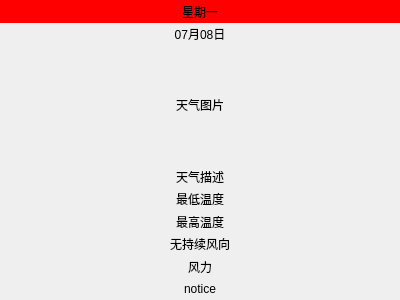
<?xml version="1.0" encoding="UTF-8"?>
<ui version="4.0">
 <class>WeathWin</class>
 <widget class="QWidget" name="WeathWin">
  <property name="geometry">
   <rect>
    <x>0</x>
    <y>0</y>
    <width>400</width>
    <height>300</height>
   </rect>
  </property>
  <property name="windowTitle">
   <string>Form</string>
  </property>
  <layout class="QGridLayout" name="gridLayout">
   <property name="leftMargin">
    <number>0</number>
   </property>
   <property name="topMargin">
    <number>0</number>
   </property>
   <property name="rightMargin">
    <number>0</number>
   </property>
   <property name="bottomMargin">
    <number>0</number>
   </property>
   <property name="spacing">
    <number>0</number>
   </property>
   <item row="0" column="0">
    <layout class="QVBoxLayout" name="verticalLayout">
     <property name="spacing">
      <number>0</number>
     </property>
     <item>
      <widget class="QLabel" name="weekLabel">
       <property name="styleSheet">
        <string notr="true">background-color: rgb(255, 0, 0);</string>
       </property>
       <property name="text">
        <string>星期一</string>
       </property>
       <property name="scaledContents">
        <bool>true</bool>
       </property>
       <property name="alignment">
        <set>Qt::AlignCenter</set>
       </property>
      </widget>
     </item>
     <item>
      <widget class="QLabel" name="ymdLabel">
       <property name="text">
        <string>07月08日</string>
       </property>
       <property name="scaledContents">
        <bool>true</bool>
       </property>
       <property name="alignment">
        <set>Qt::AlignCenter</set>
       </property>
      </widget>
     </item>
     <item>
      <widget class="QLabel" name="weatherpicLabel">
       <property name="minimumSize">
        <size>
         <width>0</width>
         <height>120</height>
        </size>
       </property>
       <property name="text">
        <string>天气图片</string>
       </property>
       <property name="alignment">
        <set>Qt::AlignCenter</set>
       </property>
      </widget>
     </item>
     <item>
      <widget class="QLabel" name="weathertextLabel">
       <property name="text">
        <string>天气描述</string>
       </property>
       <property name="scaledContents">
        <bool>true</bool>
       </property>
       <property name="alignment">
        <set>Qt::AlignCenter</set>
       </property>
      </widget>
     </item>
     <item>
      <widget class="QLabel" name="lowLabel">
       <property name="text">
        <string>最低温度</string>
       </property>
       <property name="scaledContents">
        <bool>true</bool>
       </property>
       <property name="alignment">
        <set>Qt::AlignCenter</set>
       </property>
      </widget>
     </item>
     <item>
      <widget class="QLabel" name="highLabel">
       <property name="text">
        <string>最高温度</string>
       </property>
       <property name="scaledContents">
        <bool>true</bool>
       </property>
       <property name="alignment">
        <set>Qt::AlignCenter</set>
       </property>
      </widget>
     </item>
     <item>
      <widget class="QLabel" name="fxLabel">
       <property name="text">
        <string>无持续风向</string>
       </property>
       <property name="scaledContents">
        <bool>true</bool>
       </property>
       <property name="alignment">
        <set>Qt::AlignCenter</set>
       </property>
      </widget>
     </item>
     <item>
      <widget class="QLabel" name="flLabel">
       <property name="text">
        <string>风力</string>
       </property>
       <property name="scaledContents">
        <bool>true</bool>
       </property>
       <property name="alignment">
        <set>Qt::AlignCenter</set>
       </property>
      </widget>
     </item>
     <item>
      <widget class="QLabel" name="noticeLabel">
       <property name="text">
        <string>notice</string>
       </property>
       <property name="scaledContents">
        <bool>true</bool>
       </property>
       <property name="alignment">
        <set>Qt::AlignCenter</set>
       </property>
      </widget>
     </item>
    </layout>
   </item>
  </layout>
 </widget>
 <resources/>
 <connections/>
</ui>
